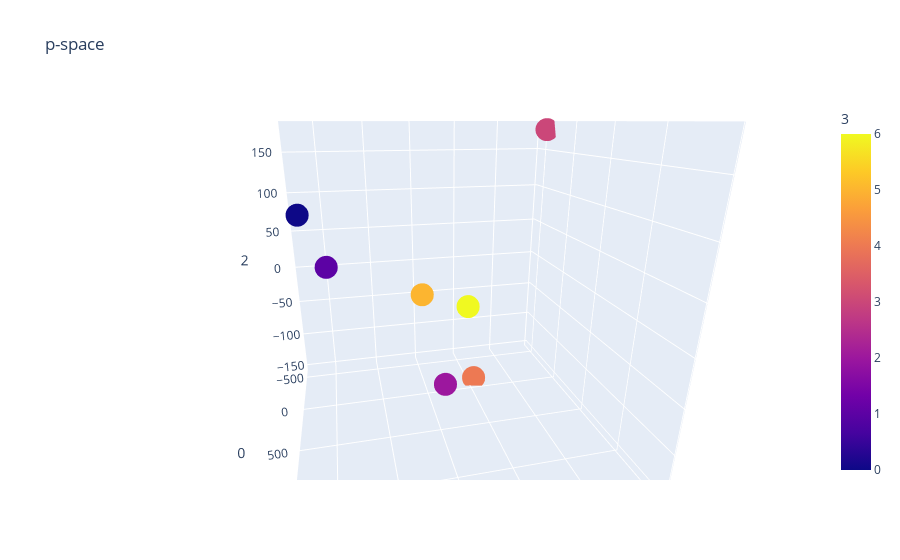

Source (notebook cell):
### Code cell
H = encoder(D)
C = H[:,:,0:p]
C_reshaped = PCA(3).fit_transform(np.reshape(C, [-1, p]))
state_reshaped = np.repeat(range(ne),d)[:,np.newaxis]
shift_reshaped = np.array(list(range(d))*ne)[:,np.newaxis]
tem = np.concatenate([C_reshaped,state_reshaped,shift_reshaped], axis=1)
px.scatter_3d(pd.DataFrame(tem),x=0,y=1,z=2,color=3,title='p-space')

### Figure 1 — Plotly figure (JSON) as saved in the notebook; plotly's stock layout.template omitted (floating-point values rounded to 4 significant figures; data arrays with more than 128 entries replaced by an {"elided": "..."} marker saying what was removed)
{"data": [{"hovertemplate": "0=%{x}<br>1=%{y}<br>2=%{z}<br>3=%{marker.color}<extra></extra>", "legendgroup": "", "marker": {"color": {"elided": "700 int values"}, "coloraxis": "coloraxis", "symbol": "circle"}, "mode": "markers", "name": "", "scene": "scene", "showlegend": false, "type": "scatter3d", "x": {"elided": "700 float values"}, "y": {"elided": "700 float values"}, "z": {"elided": "700 float values"}}], "layout": {"autosize": true, "coloraxis": {"colorbar": {"title": {"text": "3"}}, "colorscale": [[0, "#0d0887"], [0.1111, "#46039f"], [0.2222, "#7201a8"], [0.3333, "#9c179e"], [0.4444, "#bd3786"], [0.5556, "#d8576b"], [0.6667, "#ed7953"], [0.7778, "#fb9f3a"], [0.8889, "#fdca26"], [1, "#f0f921"]]}, "legend": {"tracegroupgap": 0}, "scene": {"aspectmode": "auto", "aspectratio": {"x": 1, "y": 1, "z": 1}, "camera": {"center": {"x": 0, "y": 0, "z": 0}, "eye": {"x": 1.322, "y": -0.3126, "z": 0.5015}, "projection": {"type": "perspective"}, "up": {"x": 0, "y": 0, "z": 1}}, "domain": {"x": [0, 1], "y": [0, 1]}, "xaxis": {"title": {"text": "0"}, "type": "linear"}, "yaxis": {"title": {"text": "1"}, "type": "linear"}, "zaxis": {"title": {"text": "2"}, "type": "linear"}}, "title": {"text": "p-space"}}}
